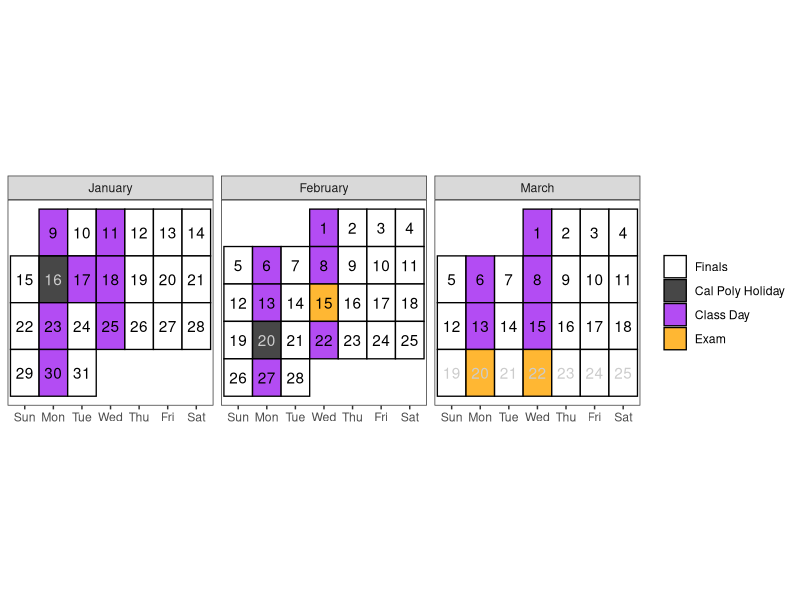
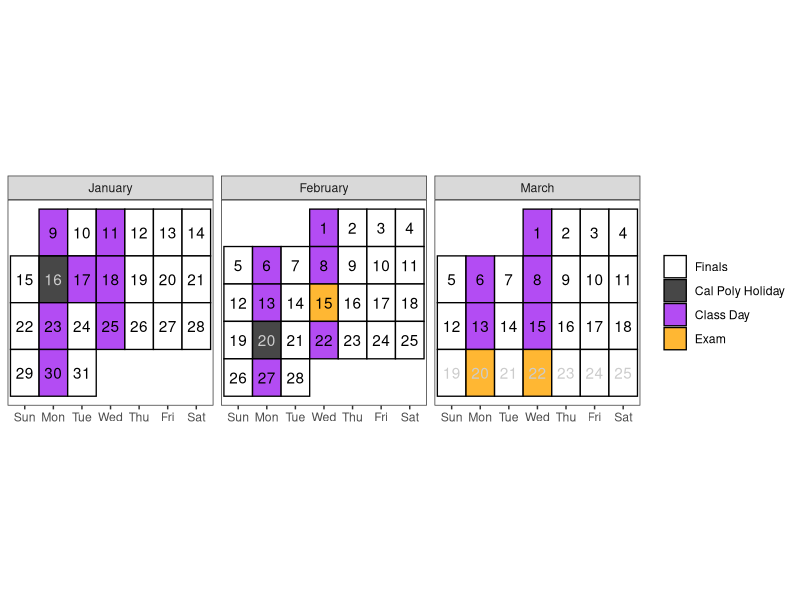

Here is the R script that generated these plots, in order:
## ---- chunk 1
#| include: false

# knitr::opts_chunk$set(cache=FALSE, dev='pdf')
# knitr::opts_chunk$set(cache=F,
#                       fig.path = 'figs/',
#                       cache.path='cache/',
#                       fig.align = 'center',
#                       echo = F,
#                       warning=F,
#                       message=F)
# knitr::opts_chunk$set(
#                   fig.process = function(x) {
#                       x2 = sub('-\\d+([.][a-z]+)$', '\\1', x)
#                       if (file.rename(x, x2)) x2 else x
#                       }
#                   )

library(tidyverse)
library(lubridate)

# Create a calendar for your syllabus ----
# Source: http://svmiller.com/blog/2020/08/a-ggplot-calendar-for-your-semester/
# 1) what is the first Monday of the semester?
# Any number of ways to identify dates in R, but we'll use {lubridate} and the ymd() function here.
# Format: YYYYMMDD. In this example, 4 January 2022.
# What are the full dates of the semester?
semester_dates <- seq(ymd(20230109), ymd(20230318), by=1)
# Weekday(s) of class
class_wdays <- c("Mon", "Wed")

not_here_dates <- c(
  ymd("20230116"),
  ymd("20230220")
  # Break
  # seq(ymd(20221017), ymd(20221018), by = 1)
  )

exam_dates <- c(ymd(20230215), 
                ymd(20230320),
                ymd(20230322)
                )

# project_dates <- c(ymd(20221104), ymd(20221205), ymd(20221209))
finals_week <- seq(ymd(20230318), ymd(20230325), by = 1)

# Custom function for treating the first day of the month as the first week 
# of the month up until the first Sunday 
# (unless Sunday was the start of the month)
wom <- function(date) {
    first <- wday(as.Date(paste(year(date), month(date), 1, sep = "-")))
    return((mday(date) + (first - 2)) %/% 7 + 1)
  }
# Create a data frame of dates, assign to Cal
Cal <- tibble(date = seq(ymd(20230109), ymd(20230325), by=1))  %>%
  mutate(mon = lubridate::month(date, label=T, abbr=F),
         wkdy = weekdays(date, abbreviate=T),
         wkdy = fct_relevel(wkdy, "Sun", "Mon", "Tue", "Wed", "Thu","Fri","Sat"), # make sure Sunday comes first
         semester = date %in% semester_dates, 
         # project = date %in% project_dates,
         exams = date %in% exam_dates, # is it an exam?
         not_here = date %in% not_here_dates, # is it a day off?
         exam_wk = date %in% finals_week,
         day = lubridate::mday(date), 
         week = wom(date))
Cal <- Cal %>%
  mutate(category = case_when(
    # project ~ "Project",
    exams ~ "Exam",
    not_here ~ "Cal Poly Holiday",
    semester & wkdy %in% class_wdays & !not_here & !exam_wk | date == "2023-01-17" ~ "Class Day",
    semester ~ "Finals",
    TRUE ~ "NA"
  )) 
class_cal <- Cal %>% 
  ggplot(.,aes(wkdy, week)) +
  theme_bw() +
  theme(aspect.ratio = 1, 
        panel.grid.major.x = element_blank(),
        legend.position = "right",
        # legend.position = c(1, 0), 
        # legend.justification = c(1,0),
        # legend.direction = "vertical", 
        legend.title = element_blank(),
        axis.title.y = element_blank(), 
        axis.title.x = element_blank(),
        axis.ticks.y = element_blank(), 
        axis.text.y = element_blank()) +
  geom_tile(alpha=0.8, aes(fill=category), color="black", size=.45) +
  facet_wrap(~mon, scales = "free", ncol=3) +
  geom_text(aes(label = day, color = semester & (!not_here))) +
  # put your y-axis down, flip it, and reverse it
  scale_y_reverse(breaks=NULL) +
  # manually fill scale colors to something you like...
  scale_color_manual(values = c("FALSE" = "grey80", "TRUE" = "black"), guide = "none") + 
  scale_fill_manual(values=c("Class Day"="purple", 
                             "Finals"="white",
                             "Cal Poly Holiday" = "grey10",
                             "NA" = "white", # I like these whited out...
                             "Exam"="orange"),
                    #... but also suppress a label for a non-class semester day
                    breaks=c("Finals", "Cal Poly Holiday", "Class Day","Exam"))
class_cal

exam_days <- filter(Cal, category == "Exam") %>%
  mutate(topic = c("Midterm Exam", "Final Exam", "Final Exam"),
         time = c("In Class", "10:10AM-1:00PM", "10:10AM - 1:00PM")) %>%
  rowwise() %>%
  mutate(sem_week = week(date),
         Date = paste(format(date, "%b %e"), sep = ",", collapse = ", "))

# project_days <- filter(Cal, category == "Project") %>%
#   mutate(topic = c("Project Proposal Due", "Project Presentation Due", "Project Report Due"),
#          time = c("8pm", "8pm", "8pm")) %>%
#   mutate(Date = format(date, "%b %e"),
#          sem_week = week(date))

class_days <- filter(Cal, category %in% c("Class Day")) %>%
  mutate(sem_week = week(date)) %>%
  group_by(sem_week) %>%
  # group_by(sem_week) %>%
  summarize(Date = paste(format(date, "%b %e"), sep = ",", collapse = ", ")) %>%
  mutate(topic = c(
    "Introduction to R",
    "Tidy Data + Basics of Graphics",
    "Data Cleaning and Manipulation (dplyr)",
    "Data Transformations (tidyr)",
    "Special Data Types: Strings + Factors + Dates",
    "Debugging + Version Control",
    "Reproducibility & Professional Communication",
    "Functions & Functional Programming",
    "Simulation",
    "Statistical Modeling")) %>%
  # bind_rows(project_days) %>%
  bind_rows(exam_days) %>%
  arrange(sem_week) %>%
  select(Date, Topic = topic)
## ---- chunk 2
#| echo: false
#| eval: true
#| warning: false
#| fig-width: 8
#| fig-height: 3.5
#| fig-pos: 'h'
#| fig-cap: "Note: Tuesday, January 17th will follow a Monday class schedule."
class_cal
## ---- chunk 3
#| echo: false
#| eval: true
#| fig-pos: 'h'
class_days %>%
kableExtra::kable(caption = "Tentative schedule of class topics and important due dates", format = "simple")
